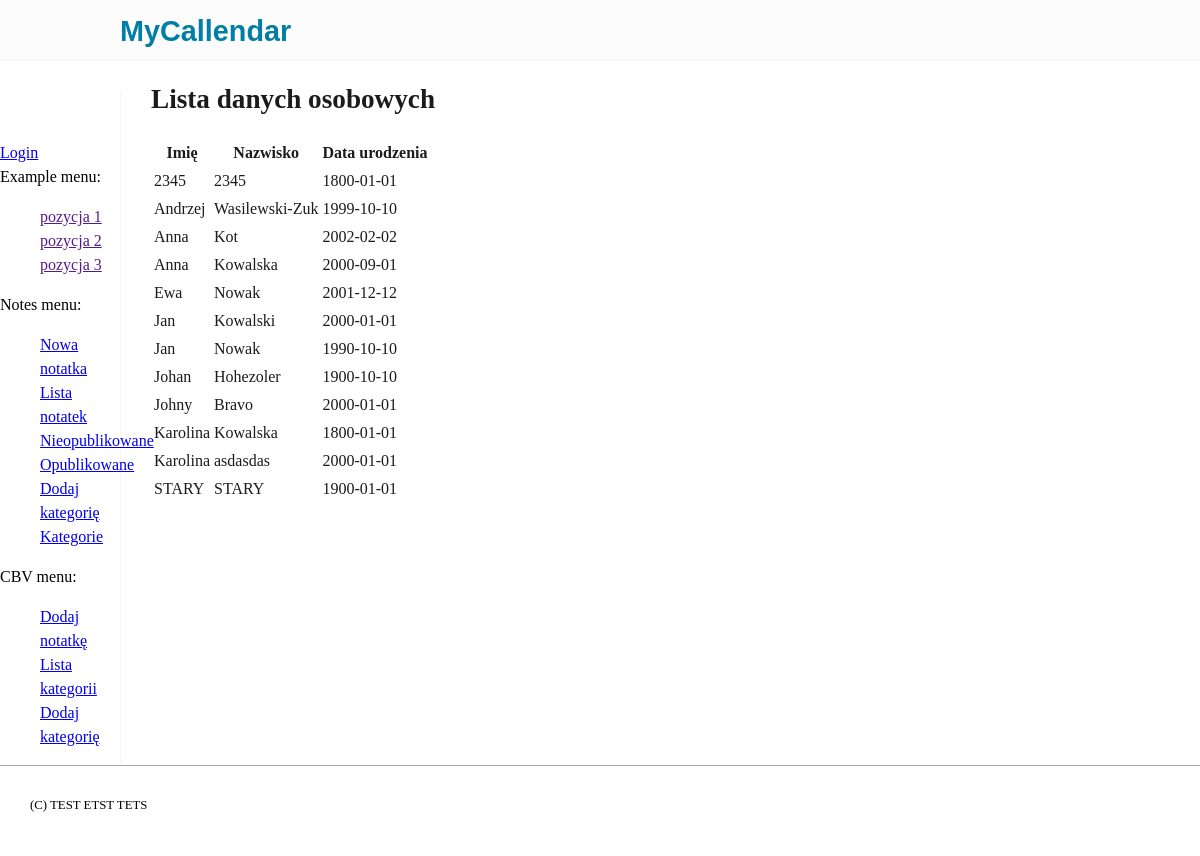
Screenshot of /examples/personaldata/ with the database file from the repository.
### examples/models.py (models this page shows, shortened)
class PersonalData(models.Model):
    photo = models.ImageField(null=True, upload_to=person_media_path)
    first_name = models.CharField(max_length=30, help_text="Podaj imię - zawsze od dużej litery")
    last_name = models.CharField(max_length=30)
    date_of_birth = models.DateField()
    gender = models.CharField(max_length=1, choices=(('f', 'Kobieta'), ('m', 'Mężczyzna'), ('o', 'Nie podaję')))
    languages = models.ManyToManyField('examples.Language')
    class Meta:
        ordering = ('first_name', 'last_name')
        verbose_name = "Osoba"
        verbose_name_plural = "Osoby"

### examples/views.py (the view)
# urls.py: path('personaldata/', views.personal_data_list),
def personal_data_list(request):
    personal_data = PersonalData.objects.all()
    ctx = {'personal_data': personal_data }
    return render(request, 'examples/personal_data_list.html', ctx)

### examples/templates/examples/personal_data_list.html (shortened to what this page needs)
{% extends 'examples/base.html' %}
{% block main_content %}
<h1> Lista danych osobowych </h1>
{% if personal_data %}
<table>
    <thead>
    <tr>
        <th>Imię</th>
        <th>Nazwisko</th>
        <th>Data urodzenia</th>
    </tr>
    </thead>
    <tbody>
    {% for i in personal_data %}
    <tr>
        <td>{{ i.first_name }}</td>
        <td>{{ i.last_name }}</td>
        <td>{{ i.date_of_birth|date:"Y-m-d" }}</td>
    </tr>
    {% endfor %}
    </tbody>
</table>
{% else %}
<strong> Brak danych do wyświetlenia </strong>
{% endif %}
{% endblock %}

### examples/templates/examples/base.html (shortened to what this page needs)
{% load static %}
<!DOCTYPE html>
<html>
<head>
    <link rel="stylesheet" href="{% static 'examples/css/style.css' %}">
</head>
<body>
  <div id="header"> <div id="logo"><strong>MyCallendar</strong></div></div>
  <div id="wrapper">
    <div id="menu">
        {% if user.is_authenticated %} {{ user.username }} <a href="{% url 'logout' %}"> logout</a>
        {% else %} <a href="{% url 'login' %}"> Login</a> {% endif %}
        {% include 'examples/menu.html' %}
        {% include 'notes/menu.html' %}
     </div>
    <div id="main_content">
        {% block main_content %}{% endblock %}
    </div>
  <div>
  <div id="footer">{% block footer %}(C) TEST ETST TETS {% endblock %}</div>
</body>
</html>

### examples/templates/examples/menu.html
<br>
Example menu:
<ul>
    <li> <a href=""> pozycja 1 </a></li>
    <li> <a href=""> pozycja 2 </a></li>
    <li> <a href=""> pozycja 3 </a></li>
</ul>

### notes/templates/notes/menu.html (shortened to what this page needs)
Notes menu:
<ul>
    <li> <a href="{% url 'notes_note_create' %}">Nowa notatka</a></li>
    <li> <a href="{% url 'notes_list' %}">Lista notatek</a></li>
    <li> <a href="{% url 'notes_unpublished_list' %}">Nieopublikowane</a></li>
    <li> <a href="{% url 'notes_published_list' %}">Opublikowane</a></li>
    <li> <a href="{% url 'notes_category_create' %}"> Dodaj kategorię</a></li>
    <li> <a href="{% url 'notes_category_list' %}">Kategorie</a></li>
</ul>
CBV menu:
<ul>
    <li><a href="{% url 'notes_cbv_create_note' %}">Dodaj notatkę</a></li>
    <li><a href="{% url 'notes_cbv_categories' %}"> Lista kategorii</a> </li>
    <li><a href="{% url 'notes_cbv_create_category' %}">Dodaj kategorię</a></li>
</ul>

### examples/static/examples/css/style.css (style rules this page uses)
body { width:100%; border:0; margin:0; padding:0; font-size:16px; line-height:1.5; }
#header { background-color: #fcfcfc; border-bottom:1px solid #f5f5f5; width:100%; height:60px; }
#logo { margin-left:10%; padding-top:10px; font-family:sans-serif; color: #007ea5; font-size:1.8em; }
#menu { margin-top:30px; padding-top:50px; float:left; width:10%; border-right:1px solid #f5f5f5; }
#main_content { float:left; width:85%; padding-left:30px; color: #1b1b1b; }
#footer { border-top:1px solid #a9a9a9; height:60px; padding-left:30px; padding-top:30px; font-size:0.8em; font-color: #1b1b1b; }
h1,h2,h3, { font-family: sans-serif; color: #1b1b1b; }
h1 { font-size:1.7rem; }
ul { list-style: none; }

### rows the page displays
PersonalData: first_name "2345", last_name "2345", date_of_birth "1800-01-01"
PersonalData: first_name "Andrzej", last_name "Wasilewski-Zuk", date_of_birth "1999-10-10"
PersonalData: first_name "Anna", last_name "Kot", date_of_birth "2002-02-02"
PersonalData: first_name "Anna", last_name "Kowalska", date_of_birth "2000-09-01"
PersonalData: first_name "Ewa", last_name "Nowak", date_of_birth "2001-12-12"
PersonalData: first_name "Jan", last_name "Kowalski", date_of_birth "2000-01-01"
PersonalData: first_name "Jan", last_name "Nowak", date_of_birth "1990-10-10"
PersonalData: first_name "Johan", last_name "Hohezoler", date_of_birth "1900-10-10"
PersonalData: first_name "Johny", last_name "Bravo", date_of_birth "2000-01-01"
PersonalData: first_name "Karolina", last_name "Kowalska", date_of_birth "1800-01-01"
PersonalData: first_name "Karolina", last_name "asdasdas", date_of_birth "2000-01-01"
PersonalData: first_name "STARY", last_name "STARY", date_of_birth "1900-01-01"
